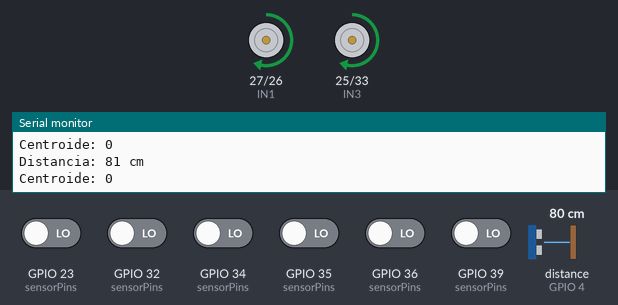
This program was run on a simulated ESP32. On the bench: motor-driver pin pairs drawn as motors (green arrow = first pin HIGH = forward, orange = second pin HIGH = backward, longer = more drive, scaled by the enable pin), the last lines printed to the serial monitor. The inputs (shaded band) are chosen by the test bench; at power-on: GPIO 23 (sensorPins), GPIO 32 (sensorPins), GPIO 34 (sensorPins), GPIO 35 (sensorPins), GPIO 36 (sensorPins), GPIO 39 (sensorPins) LOW, distance to the obstacle (sensor on GPIO 4) 80 cm. The echo pulse lasts 58.3 µs per cm.

Above: at 1.2 s.
1.3 s: distance to the obstacle (sensor on GPIO 4) set to 23 cm
2.8 s: distance to the obstacle (sensor on GPIO 4) set to 19 cm
At 4.2 s:
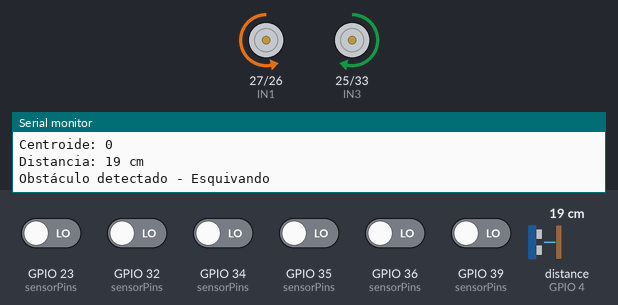
At 12.2 s:
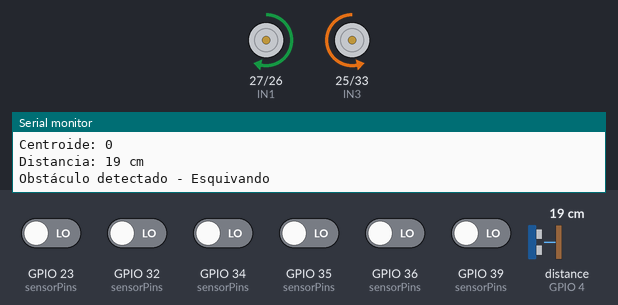
Timing chart, 0 to 25.4 s (numbered marks = the images above; inputs shaded):
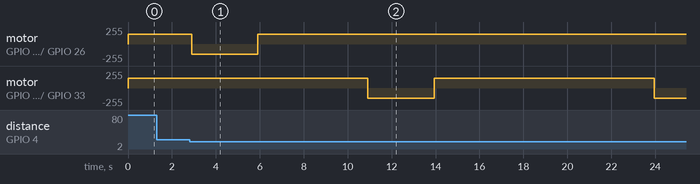

The program:

main.cpp
```cpp
#include "config.h"
#include "motores.h"
#include "sensores_linea.h"
#include "obstaculos.h"

void setup() {
  Serial.begin(115200);

  setupMotores();
  setupSensoresLinea();
  setupObstaculos();

  previousTime = millis();

  Serial.println("Robot iniciado - Modo seguir línea");
}

void loop() {
  leerSensores();

  switch (estadoActual) {
    case SEGUIR_LINEA:
      if (hayObstaculo()) {
        estadoActual = ESQUIVAR_OBSTACULO;
        tiempoEsquivar = millis();
        faseEsquivar = 0;
        Serial.println("Obstáculo detectado - Esquivando");
      } else {
        int centroide = calcularCentroide();
        controlPD(centroide);

        Serial.print("Centroide: ");
        Serial.println(centroide);
      }
      break;

    case ESQUIVAR_OBSTACULO:
      esquivarObstaculo();
      break;

    case BUSCAR_LINEA:
      if (buscarLinea()) {
        estadoActual = SEGUIR_LINEA;
        Serial.println("Línea encontrada - Retomando seguimiento");
      } else {
        moverMotores(100, 100);
      }
      break;
  }

  delay(50);
}
```

motores.h
```cpp
#ifndef MOTORES_H
#define MOTORES_H

void setupMotores();
void moverMotores(int velocidadIzq, int velocidadDer);
void detenerMotores();

#endif // MOTORES_H
```

obstaculos.h
```cpp
#ifndef OBSTACULOS_H
#define OBSTACULOS_H

void setupObstaculos();
void leerDistanciaConServo();
bool hayObstaculo();
bool buscarLinea();
void esquivarObstaculo();

#endif // OBSTACULOS_H
```

sensores_linea.h
```cpp
#ifndef SENSORES_LINEA_H
#define SENSORES_LINEA_H

void setupSensoresLinea();
void leerSensores();
int calcularCentroide();
void controlPD(int centroide);

#endif // SENSORES_LINEA_H
```

motores.cpp
```cpp
#include "config.h"
#include "motores.h"

void setupMotores() {
  pinMode(ENA, OUTPUT);
  pinMode(IN1, OUTPUT);
  pinMode(IN2, OUTPUT);
  pinMode(ENB, OUTPUT);
  pinMode(IN3, OUTPUT);
  pinMode(IN4, OUTPUT);
}

void moverMotores(int velocidadIzq, int velocidadDer) {
  // Motor izquierdo
  if (velocidadIzq > 0) {
    digitalWrite(IN1, HIGH);
    digitalWrite(IN2, LOW);
  } else {
    digitalWrite(IN1, LOW);
    digitalWrite(IN2, HIGH);
    velocidadIzq = -velocidadIzq;
  }
  analogWrite(ENA, velocidadIzq);

  // Motor derecho
  if (velocidadDer > 0) {
    digitalWrite(IN3, HIGH);
    digitalWrite(IN4, LOW);
  } else {
    digitalWrite(IN3, LOW);
    digitalWrite(IN4, HIGH);
    velocidadDer = -velocidadDer;
  }
  analogWrite(ENB, velocidadDer);
}

void detenerMotores() {
  digitalWrite(IN1, LOW);
  digitalWrite(IN2, LOW);
  digitalWrite(IN3, LOW);
  digitalWrite(IN4, LOW);
  analogWrite(ENA, 0);
  analogWrite(ENB, 0);
}
```

obstaculos.cpp
```cpp
#include "config.h"
#include "obstaculos.h"
#include "motores.h"
#include "sensores_linea.h"

void setupObstaculos() {
  Serial.println("Sistema de obstáculos configurado - Ultrasonido fijo");
}

bool hayObstaculo() {
  int distance = sonar.ping_cm();
  if (distance == 0) distance = MAX_DISTANCE;

  Serial.print("Distancia: ");
  Serial.print(distance);
  Serial.println(" cm");

  return distance <= OBSTACLE_THRESHOLD;
}

bool buscarLinea() {
  leerSensores();
  for (int i = 0; i < 6; i++) {
    if (sensorValues[i]) {
      return true;
    }
  }
  return false;
}

void esquivarObstaculo() {
  unsigned long tiempoActual = millis();

  switch (faseEsquivar) {
    case 0: // Giro a la izquierda por 3 segundos
      if (tiempoActual - tiempoEsquivar < 3000) {
        moverMotores(-150, 150);
      } else {
        faseEsquivar = 1;
        tiempoEsquivar = tiempoActual;
      }
      break;

    case 1: // Adelante por 5 segundos
      if (tiempoActual - tiempoEsquivar < 5000) {
        moverMotores(150, 150);
      } else {
        faseEsquivar = 2;
        tiempoEsquivar = tiempoActual;
      }
      break;

    case 2: // Giro a la derecha por 3 segundos
      if (tiempoActual - tiempoEsquivar < 3000) {
        moverMotores(150, -150);
      } else {
        faseEsquivar = 3;
        tiempoEsquivar = tiempoActual;
      }
      break;

    case 3: // Adelante por 10 segundos
      if (tiempoActual - tiempoEsquivar < 10000) {
        moverMotores(150, 150);
      } else {
        faseEsquivar = 4;
        tiempoEsquivar = tiempoActual;
      }
      break;

    case 4: // Giro a la derecha por 3 segundos
      if (tiempoActual - tiempoEsquivar < 3000) {
        moverMotores(150, -150);
      } else {
        estadoActual = BUSCAR_LINEA;
        faseEsquivar = 0;
      }
      break;
  }
}
```

sensores_linea.cpp
```cpp
#include "config.h"
#include "sensores_linea.h"
#include "motores.h"

void setupSensoresLinea() {
  for (int i = 0; i < 6; i++) {
    pinMode(sensorPins[i], INPUT);
  }
  positionStack.reserve(STACK_SIZE);
}

void leerSensores() {
  for (int i = 0; i < 6; i++) {
    sensorValues[i] = digitalRead(sensorPins[i]);
  }
}

void agregarAlStack(int valor) {
  if (positionStack.size() < STACK_SIZE) {
    positionStack.push_back(valor);
  } else {
    positionStack[stackIndex] = valor;
    stackIndex = (stackIndex + 1) % STACK_SIZE;
  }
}

int obtenerPromedioStack() {
  if (positionStack.empty()) return 0;

  long suma = 0;
  for (int val : positionStack) {
    suma += val;
  }

  return suma / positionStack.size();
}

int calcularCentroide() {
  int suma = 0;
  int count = 0;

  for (int i = 0; i < 6; i++) {
    if (sensorValues[i]) {
      suma += sensorWeights[i];
      count++;
    }
  }

  if (count == 0) {
    return obtenerPromedioStack();
  }

  agregarAlStack(suma);

  return suma;
}

void controlPD(int centroide) {
  unsigned long currentTime = millis();
  float deltaTime = (currentTime - previousTime) / 1000.0;

  float error = 0 - centroide;
  float derivative = (error - previousError) / deltaTime;

  float output = Kp * error + Kd * derivative;

  int baseSpeed = BASE_SPEED;
  int leftSpeed = baseSpeed + output;
  int rightSpeed = baseSpeed - output;

  leftSpeed = constrain(leftSpeed, 0, 255);
  rightSpeed = constrain(rightSpeed, 0, 255);

  if (error >= 20) {
    moverMotores(0, 200);
  } else if (error <= -20) {
    moverMotores(200, 0);
  } else {
    moverMotores(leftSpeed, rightSpeed);
  }

  previousError = error;
  previousTime = currentTime;
}
```

config.h
```cpp
#ifndef CONFIG_H
#define CONFIG_H

#include <NewPing.h>
#include <vector>

// Definición de pines
#define TRIG_PIN 5
#define ECHO_PIN 4

// Pines del L298N
#define ENA 14
#define IN1 27
#define IN2 26
#define ENB 12
#define IN3 25
#define IN4 33

// Pines sensores TCRT5000
#define SENSOR_0 36
#define SENSOR_1 39
#define SENSOR_2 34
#define SENSOR_3 35
#define SENSOR_4 32
#define SENSOR_5 23

// Constantes
#define MAX_DISTANCE 200
#define OBSTACLE_THRESHOLD 20
#define STACK_SIZE 5
#define BASE_SPEED 150

// Estados de la máquina
enum Estado {
  SEGUIR_LINEA,
  ESQUIVAR_OBSTACULO,
  BUSCAR_LINEA
};

// Variables globales
extern NewPing sonar;

extern Estado estadoActual;
extern int sensorPins[6];
extern int sensorWeights[6];
extern bool sensorValues[6];
extern std::vector<int> positionStack;
extern int stackIndex;

// Variables eliminadas: servo y barrido ya no son necesarios

// Variables de control PD
extern float Kp;
extern float Kd;
extern float previousError;
extern unsigned long previousTime;

// Variables de tiempo para esquivar
extern unsigned long tiempoEsquivar;
extern int faseEsquivar;

#endif // CONFIG_H
```

config.cpp
```cpp
#include "config.h"

// Variables globales
NewPing sonar(TRIG_PIN, ECHO_PIN, MAX_DISTANCE);

Estado estadoActual = SEGUIR_LINEA;
int sensorPins[6] = {SENSOR_0, SENSOR_1, SENSOR_2, SENSOR_3, SENSOR_4, SENSOR_5};
int sensorWeights[6] = {-20, -10, 0, 0, 10, 20};
bool sensorValues[6];
std::vector<int> positionStack;
int stackIndex = 0;

// Variables de servo eliminadas - ya no se usa barrido

// Variables de control PD
float Kp = 2.0;
float Kd = 1.0;
float previousError = 0;
unsigned long previousTime = 0;

// Variables de tiempo para esquivar
unsigned long tiempoEsquivar = 0;
int faseEsquivar = 0;
```

Measured:
- the behaviour switches between 21 and 20 cm on distance to the obstacle (sensor on GPIO 4) (found by bisection; images 0 and 1)
- after the input at 2.8 s, motor on GPIO 27 (IN1) / GPIO 26 (IN2): forward 150/255 → backward 150/255 after 0.10 s, → forward 150/255 3.0 s later; motor on GPIO 25 (IN3) / GPIO 33 (IN4): forward 150/255 → backward 150/255 after 8.1 s, → forward 150/255 3.0 s later, → backward 150/255 10.0 s later
